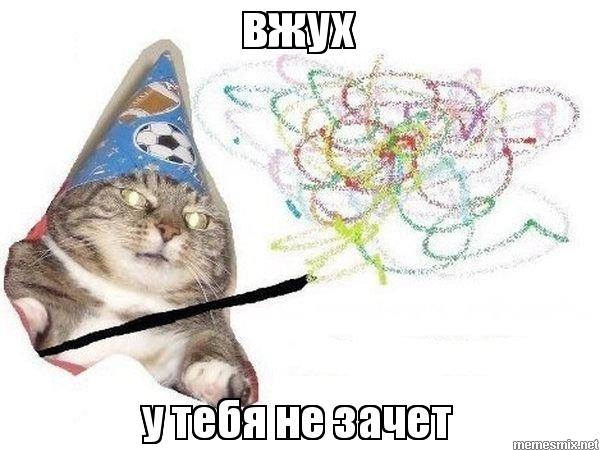
//> input picture Magic.jpeg, 600 x 450 px
$ ./main   (built with g++ and OpenCV 4)
//> lines starting //> are read from the running program, lines starting //| are printed output that depends on the picture
#include <opencv2/core/core.hpp>
#include <opencv2/highgui/highgui.hpp>

using namespace cv;
int main( int argc, char** argv )
{
Mat image = imread("Magic.jpeg");
//> image is the input picture: 450 rows x 600 cols, CV_8UC3; mean B, G, R 218.1, 221.1, 223.3
Mat roi = image(Rect(100, 100, 400, 300));
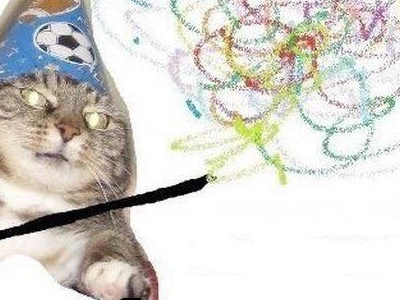
//> roi: 300 rows x 400 cols, CV_8UC3; mean B, G, R 206.7, 212.2, 214.6
Mat color(roi.size(), CV_8UC3, Scalar(0, 125, 0));
double alpha = 0.3;
addWeighted(color, alpha, roi, 1.0 - alpha , 0.0, roi);
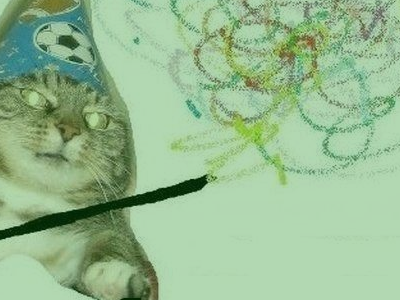
//> roi: 300 rows x 400 cols, CV_8UC3; mean B, G, R 144.6, 186, 150.1
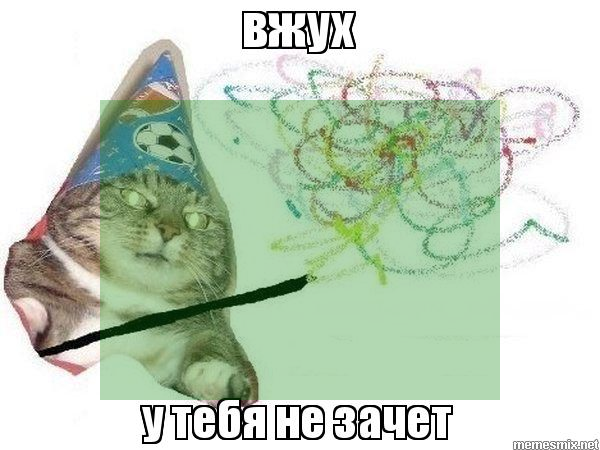
//> image: 450 rows x 600 cols, CV_8UC3; mean B, G, R 190.5, 209.5, 194.7
imwrite ("../greenrecmagic.jpeg", image);
imshow("greenrecmagic",image);
waitKey(0);
}
